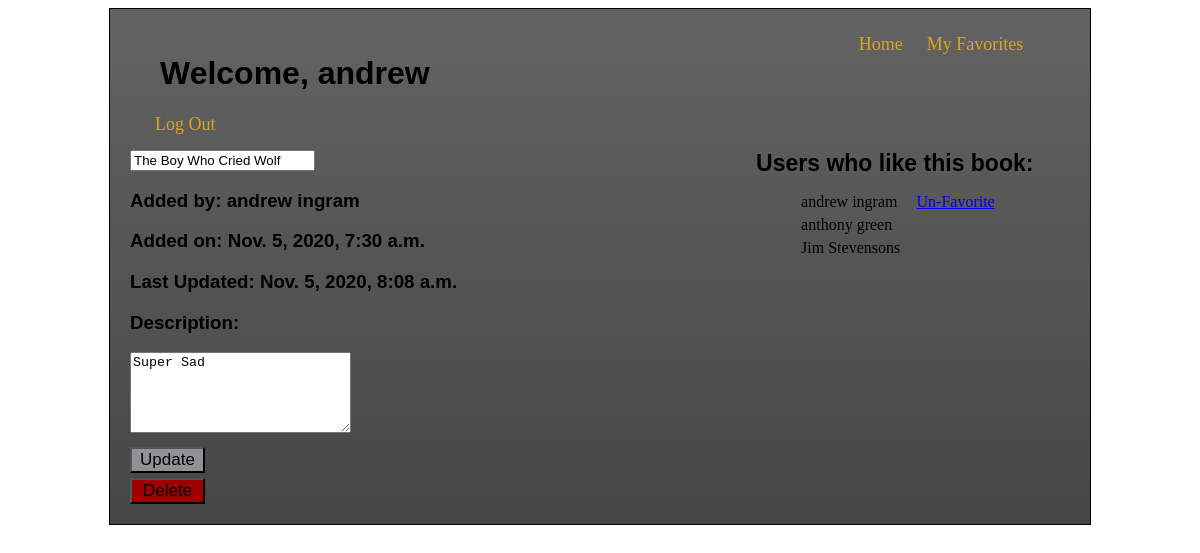
Screenshot of /books/1 (signed in) with the database file from the repository.
### book_app/models.py (models this page shows)
class User(models.Model):
    first_name = models.CharField(max_length=255)
    last_name = models.CharField(max_length=255)
    email = models.CharField(max_length=255)
    password = models.CharField(max_length=255)
    created_at = models.DateTimeField(auto_now_add=True)
    updated_at = models.DateTimeField(auto_now=True)
    objects = User_Manager()

class Book(models.Model):
    title = models.CharField(max_length=255)
    desc = models.TextField()
    uploaded_by = models.ForeignKey(User, related_name = 'uploaded_books', on_delete = models.CASCADE)
    users_who_like = models.ManyToManyField(User, related_name = 'liked_books')
    created_at = models.DateTimeField(auto_now_add=True)
    updated_at = models.DateTimeField(auto_now=True)
    objects = Book_Manager()

### book_app/views.py (the view, shortened to what this page needs)
# urls.py: path('books/<int:book_id>', views.one_book),
def one_book(request, book_id):
    if request.method == 'GET':
        if 'user_id' in request.session:
            context = {
                'user' : User.objects.get(id = request.session['user_id']),
                'this_book' : Book.objects.get(id = book_id),
        }
            return render(request, 'one_book.html', context)
        else:
            return redirect('/')

### book_app/templates/one_book.html (shortened to what this page needs)
<!DOCTYPE html>
<html lang="en">
<head>
    {% load static %}
    <link rel="stylesheet" href="{% static 'css/style.css' %}">
</head>
<body>
    <div class="container">
        <div class="header">
            <h1>Welcome, {{user.first_name}}</h1>
            <a href="/books" id ="home">Home</a>
            <a href="/books/my_favorites">My Favorites</a>
            <a href="/log_out">Log Out</a>
        </div>
        <div class="book_info">
            {% if user == this_book.uploaded_by %}
                <form action="/books/{{this_book.id}}" method="post">
                    <input type="text" name="title" value="{{this_book.title}}">
                    <h3>Added by: {{this_book.uploaded_by.first_name}} {{this_book.uploaded_by.last_name}}</h3>
                    <h3>Added on: {{this_book.created_at}}</h3>
                    <h3>Last Updated: {{this_book.updated_at}}</h3>
                    <h3>Description: </h3>
                    <textarea name="desc" cols="25" rows="5">{{this_book.desc}}</textarea>
                    <input type="submit" value="Update" class="submit-btn1">
                </form>
                <form action="/books/{{this_book.id}}/delete" method="post">
                <input type="submit" value="Delete" class="submit-btn2">
                </form>
            {% endif %}
        </div>
        <div class="users_who_like">
            <h1>Users who like this book:</h1>
            <ul>
                {% for users in this_book.users_who_like.all %}
                    <li>{{users.first_name}} {{users.last_name}} {% if user == users %} <a href="/books/{{this_book.id}}/favorite">Un-Favorite</a>{% endif %}</li>
                {% endfor %}
            </ul>
        </div>
    </div>
</body>
</html>

### book_app/static/css/style.css (style rules this page uses)
.container { width: 950px; margin: 0 auto; padding: 15px; border: 1px solid black; background: rgb(99,99,99); background: linear-gradient(180deg, rgba(99,99,99,1) 0%, rgba(70,70,70,1) 100%); }
h1 { text-align: center; font-family: 'Gill Sans', 'Gill Sans MT', Calibri, 'Trebuchet MS', sans-serif; }
.submit-btn, .submit-btn1, .submit-btn2 { background-color: rgb(145, 145, 150); font-size: 17px; font-family: 'Gill Sans', 'Gill Sans MT', Calibri, 'Trebuchet MS', sans-serif; width: 75px; display: block; }
.submit-btn2 { background-color: rgb(158, 0, 0); margin-top: 5px; }
.header { padding: 10px; }
.header h1 { display: inline-block; margin-left: 25px; }
#home { margin-left: 425px; }
.header a { margin-left: 20px; font-size: 18px; text-decoration: none; color: black; vertical-align: top; color: goldenrod; }
.add_book h1 , .book_list h1, .users_who_like h1, .book_info h1 { font-size: 23px; font-family: 'Gill Sans', 'Gill Sans MT', Calibri, 'Trebuchet MS', sans-serif; }
.submit-btn1 { margin-top: 10px; }
.book_info { padding: 5px; display: inline-block; }
.book_info h3 { font-family: 'Gill Sans', 'Gill Sans MT', Calibri, 'Trebuchet MS', sans-serif; }
.users_who_like { padding: 5px; display: inline-block; vertical-align: top; margin-left: 30%; }
.users_who_like h1 { margin-top: 0; }
.users_who_like a { margin-left: 15px; }
.users_who_like li, .my_favs li { list-style-type: none; margin: 5px; }

### rows the page displays
User: first_name "andrew", last_name "ingram"
Book: title "The Boy Who Cried Wolf", uploaded_by.first_name "andrew", uploaded_by.last_name "ingram", created_at "Nov. 5, 2020, 7:30 a.m.", updated_at "Nov. 5, 2020, 8:08 a.m.", desc "Super Sad"
User: first_name "anthony", last_name "green"
User: first_name "Jim", last_name "Stevensons"
